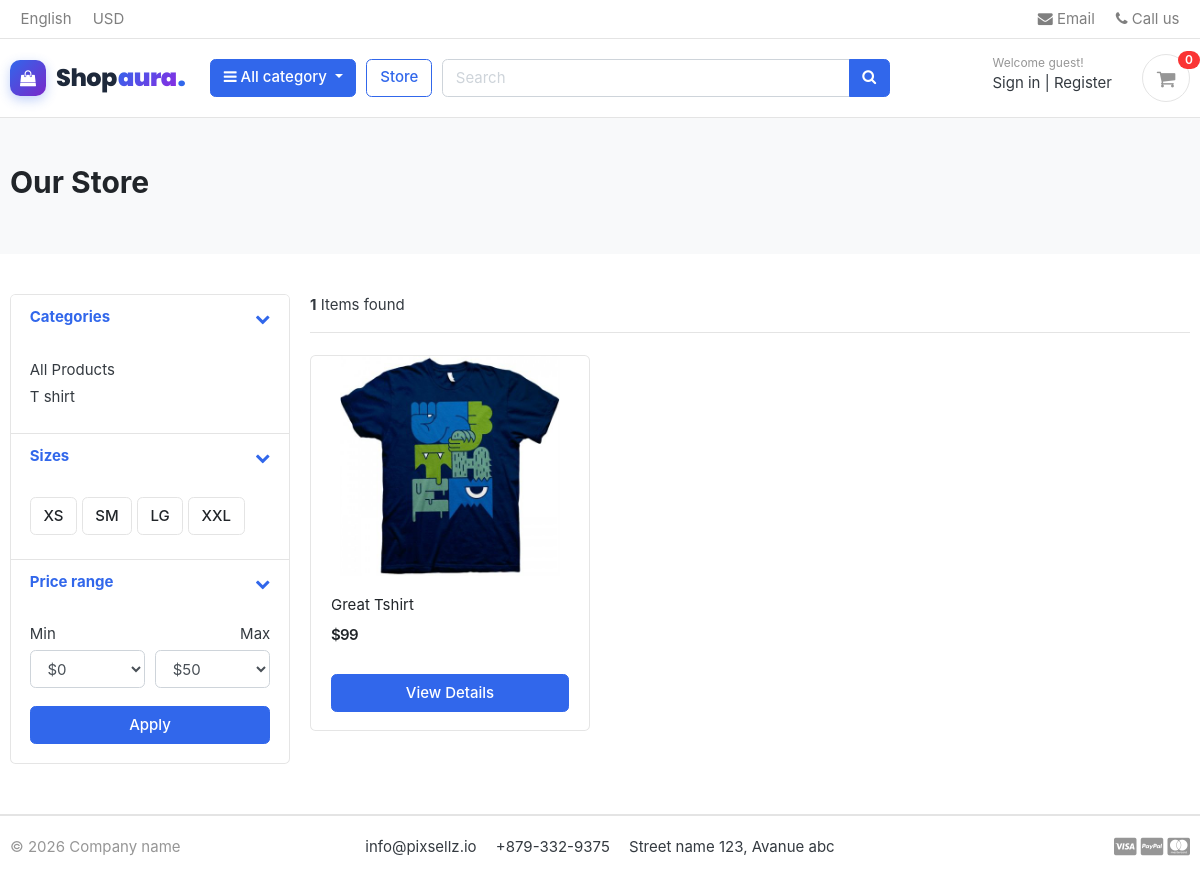
/store/, run on the app's committed database.
### category/models.py (models this page shows, shortened)
class Category(models.Model):
    category_name = models.CharField(max_length=50, unique=True)
    slug          = models.SlugField(max_length=100, unique=True)
    description   = models.TextField(max_length=250, blank=True)
    cat_image     = models.ImageField(upload_to='photos/categories', blank=True)
    class Meta:
        verbose_name = 'category'
        verbose_name_plural = 'categories'
    def get_url(self):
        return reverse('products_by_category', args=[self.slug])

### store/models.py (models this page shows, shortened)
class Product(models.Model):
    product_name = models.CharField(max_length=200, unique=True)
    slug         = models.SlugField(max_length=200, unique=True)
    description  = models.TextField(max_length=500, blank=True)
    price        = models.IntegerField()
    images       = models.ImageField(upload_to='photos/products')
    stock        = models.IntegerField()
    is_available = models.BooleanField(default=True)
    category     = models.ForeignKey(Category, on_delete=models.CASCADE)
    created_date = models.DateTimeField(auto_now_add=True)
    modified_date= models.DateTimeField(auto_now=True)
    def get_url(self):
        return reverse('products_detail', args=[self.category.slug, self.slug])

### store/views.py (the view)
# urls.py: path('store/',include('store.urls')),
def store(request, category_slug=None):
    categories = None
    products = None
    if category_slug != None:
        categories = get_object_or_404(Category, slug=category_slug)
        products = Product.objects.filter(category=categories, is_available=True).order_by('id')
        paginator = Paginator(products, 6)
        page = request.GET.get('page')
        paged_products = paginator.get_page(page)
        product_count = products.count()
    else:
        products = Product.objects.all().filter(is_available=True).order_by('id')
        paginator = Paginator(products, 6)
        page = request.GET.get('page')
        paged_products = paginator.get_page(page)
        product_count = products.count()
    context = {
        'products': paged_products,
        'product_count': product_count,
    }
    return render(request, 'store/store.html', context)

### carts/context_processors.py (called while the page is built)
def counter (request):
    cart_count = 0
    if 'admin' in request.path:
        return{}
    else:
        try:
            cart=Cart.objects.filter(cart_id=_cart_id(request))
            if request.user.is_authenticated:
                cart_items=Cartitem.objects.all().filter(user=request.user)
            else:
                cart_items=Cartitem.objects.all().filter(cart=cart[:1])
            for cart_item in cart_items:
                cart_count+=cart_item.quantity
        except Cart.DoesNotExist:
            cart_count=0
    return dict(cart_count=cart_count)

### carts/views.py (called while the page is built)
def _cart_id(request):
    cart = request.session.session_key
    if not cart:
        request.session.create()
        cart = request.session.session_key
    return cart

### category/context_processors.py (called while the page is built)
def menu_links(request):
    links = Category.objects.all()
    return dict(links=links)

### templates/store/store.html (shortened to what this page needs)
{% extends 'base.html' %}
{% load static %}
{% block content %}
<section class="section-pagetop bg">
<div class="container">
	{% if 'search' in request.path %}
		<h2 class="title-page">Search Results</h2>
	{% else %}
		<h2 class="title-page">Our Store</h2>
	{% endif %}
</div>
</section>
<section class="section-content padding-y">
<div class="container">
<div class="row">
	<aside class="col-md-3">
		<div class="card">
			<article class="filter-group">
				<header class="card-header">
					<a href="#" data-toggle="collapse" data-target="#collapse_1" aria-expanded="true" class="">
						<i class="icon-control fa fa-chevron-down"></i>
						<h6 class="title">Categories</h6>
					</a>
				</header>
				<div class="filter-content collapse show" id="collapse_1">
					<div class="card-body">
						<ul class="list-menu">
							<li><a href="{% url 'store' %}">All Products</a></li>
							{% for category in links %}
								<li><a href="{{ category.get_url }}">{{ category.category_name }}</a></li>
							{% endfor %}
						</ul>
					</div>
				</div>
			</article>
			<article class="filter-group">
				<header class="card-header">
					<a href="#" data-toggle="collapse" data-target="#collapse_4" aria-expanded="true" class="">
						<i class="icon-control fa fa-chevron-down"></i>
						<h6 class="title">Sizes</h6>
					</a>
				</header>
				<div class="filter-content collapse show" id="collapse_4">
					<div class="card-body">
						<label class="checkbox-btn">
							<span class="btn btn-light"> XS </span>
						</label>
						<label class="checkbox-btn">
							<span class="btn btn-light"> SM </span>
						</label>
						<label class="checkbox-btn">
							<span class="btn btn-light"> LG </span>
						</label>
						<label class="checkbox-btn">
							<span class="btn btn-light"> XXL </span>
						</label>
					</div>
				</div>
			</article>
			<article class="filter-group">
				<header class="card-header">
					<a href="#" data-toggle="collapse" data-target="#collapse_3" aria-expanded="true" class="">
						<i class="icon-control fa fa-chevron-down"></i>
						<h6 class="title">Price range</h6>
					</a>
				</header>
				<div class="filter-content collapse show" id="collapse_3">
					<div class="card-body">
						<div class="form-row">
							<div class="form-group col-md-6">
								<label>Min</label>
								<select class="mr-2 form-control">
									<option value="0">$0</option>
								</select>
							</div>
							<div class="form-group text-right col-md-6">
								<label>Max</label>
								<select class="mr-2 form-control">
									<option value="50">$50</option>
								</select>
							</div>
						</div>
						<button class="btn btn-block btn-primary">Apply</button>
					</div>
				</div>
			</article>
		</div>
	</aside>
	<main class="col-md-9">
		<header class="border-bottom mb-4 pb-3">
			<div class="form-inline">
				<span class="mr-md-auto"><b>{{ product_count }}</b> Items found</span>
			</div>
		</header>
		<div class="row">
			{% if products %}
				{% for product in products %}
				<div class="col-md-4">
					<figure class="card card-product-grid">
						<div class="img-wrap">
							<a href="{{ product.get_url }}"><img src="{{ product.images.url }}" alt="{{ product.product_name }}"></a>
						</div>
						<figcaption class="info-wrap">
							<div class="fix-height">
								<a href="{{ product.get_url }}" class="title">{{ product.product_name }}</a>
								<div class="price-wrap mt-2">
									<span class="price">${{ product.price }}</span>
								</div>
							</div>
							<a href="{{ product.get_url }}" class="btn btn-block btn-primary">View Details</a>
						</figcaption>
					</figure>
				</div>
				{% endfor %}
			{% else %}
				<div class="col-12 py-5 text-center">
					<h3>No products found.</h3>
				</div>
			{% endif %}
		</div>
	</main>
</div>
</div>
</section>
{% endblock %}

### shopaura/static/css/ui.css (style rules this page uses)
html { font-family: "Inter", sans-serif; font-size: 15px; }
.img-wrap { text-align: center; display: block; }
.img-wrap img { max-width: 100%; }
.price-wrap { letter-spacing: -0.7px; }
.padding-y { padding-top: 40px; padding-bottom: 40px; }
figure { margin-bottom: 0; }
article:after, .form-group:after { display: block; clear: both; content: ""; }
.bg { background-color: #f8f9fa; }
.title-page { color: #212529; }
.btn-light { background-color: #fff; border-color: #e4e4e4; }
[class*=list-] li:after { visibility: hidden; display: block; content: ""; overflow: hidden; height: 0; clear: both; }
.list-menu { list-style: none; margin: 0; padding-left: 0; }
.list-menu li { margin-bottom: 5px; }
.list-menu a { color: #343a40; }
[class*=card-product] a.title { color: #212529; display: block; }
[class*=card-product] .img-wrap { overflow: hidden; position: relative; }
[class*=card-product] .img-wrap img { height: 100%; max-width: 100%; width: auto; display: inline-block; -o-object-fit: cover; object-fit: cover; }
.card-product-grid { margin-bottom: 20px; }
.card-product-grid .img-wrap { border-radius: 0.2rem 0.2rem 0 0; height: 220px; }
.card-product-grid .info-wrap { overflow: hidden; padding: 18px 20px; }
.card-product-grid .fix-height { height: 80px; overflow: hidden; }
.card .img-wrap { overflow: hidden; }
.price { font-weight: 600; color: #212529; }
.icon-control { margin-top: 5px; float: right; font-size: 80%; }
.card-header .title { margin-bottom: 0; line-height: 1.5; }
.filter-group { border-bottom: 1px solid #e4e4e4; }
.filter-group .card-header { border-bottom: 0; }
.filter-group:last-child { border-bottom: 0; }
.checkbox-btn { position: relative; }
.section-pagetop { padding: 45px 0; }

### data on the page
Category: category_name "T shirt"
Product: images (picture), product_name "Great Tshirt", price "99"

### other printed values
{{ cart_count }} "0"
{{ product_count }} "1"
